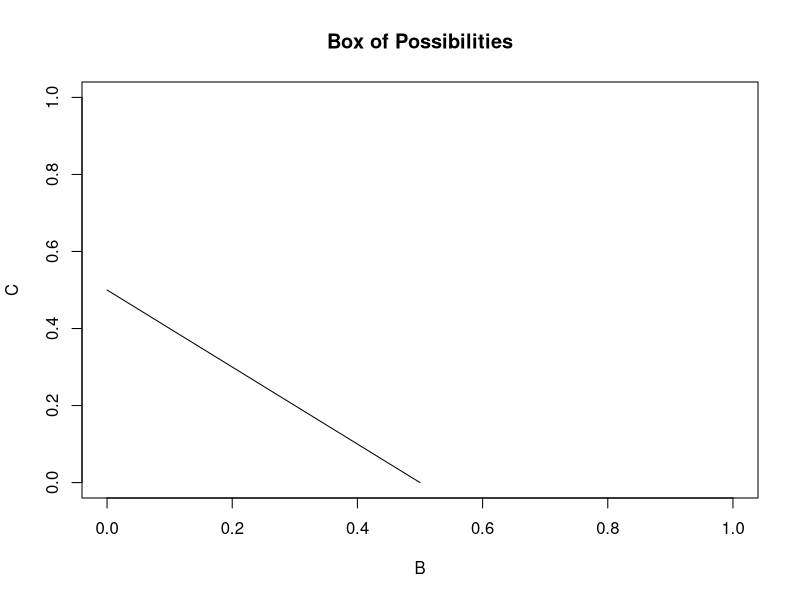
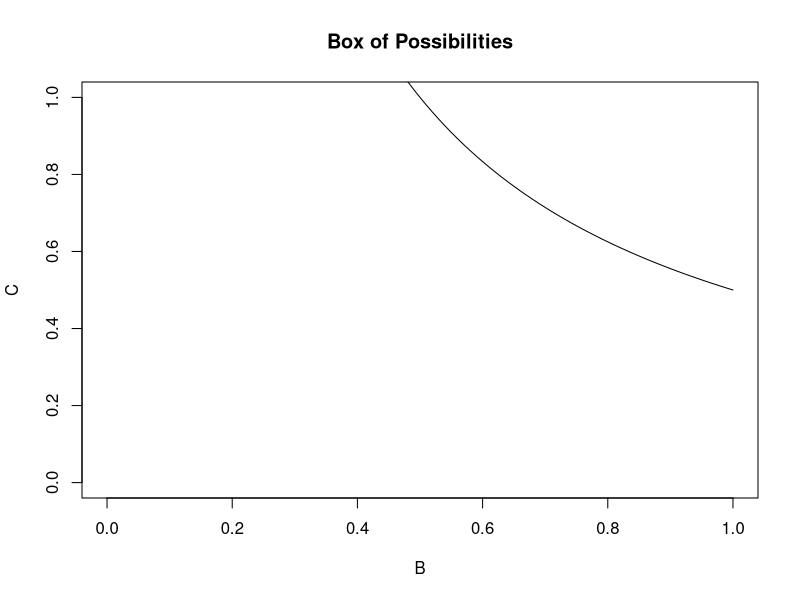
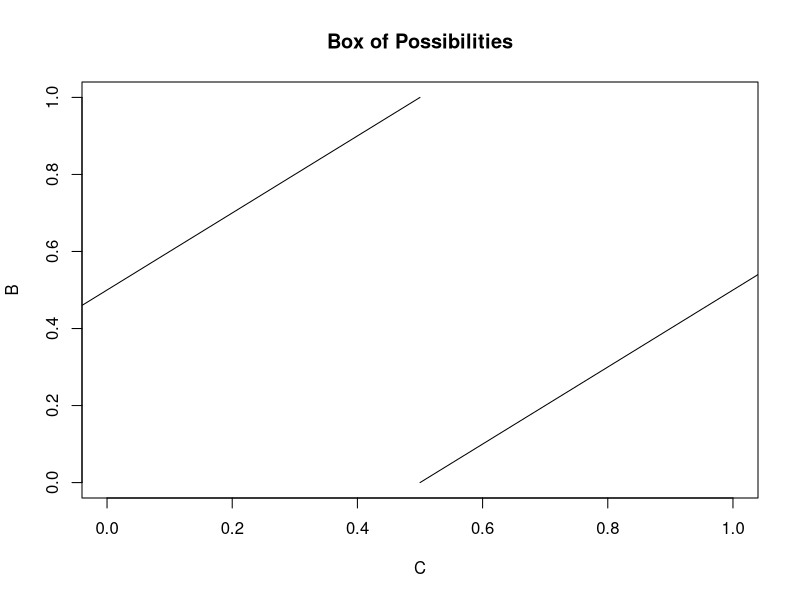

Reproduce these figures in R, in order.
## ---- chunk 1
knitr::opts_chunk$set(echo = TRUE)
## ---- chunk 2
B = seq(0,.5,0.05)
C = 0.5 - B

plot(B,C, type="l", main = "Box of Possibilities", ylim = c(0,1), xlim = c(0,1))
## ---- chunk 3
set.seed("1234567890")
runs = 10000

i = 0
success = 0
while(i<runs){
  
  i = i + 1
  B = runif(1)
  C = runif(1)
  
  if(B + C < 0.5){
    
    success = success + 1
    
  }
  
}

print(success/runs)
## ---- chunk 4
B = seq(0,1,0.01)
C = 0.5/B

plot(B,C, type="l", main = "Box of Possibilities", ylim = c(0,1), xlim = c(0,1))
## ---- chunk 5
set.seed("1234567890")
runs = 10000

i = 0
success = 0
while(i<runs){
  
  i = i + 1
  B = runif(1)
  C = runif(1)
  
  if(B * C < 0.5){
    
    success = success + 1
    
  }
  
}

print(success/runs)

## ---- chunk 6
B = seq(0,1,0.01)
C = B - 0.5
C2 = B + 0.5
plot(C,B, type="l", main = "Box of Possibilities", ylim = c(0,1), xlim = c(0,1))
lines(C2,B, type="l", main = "Box of Possibilities", ylim = c(0,1), xlim = c(0,1))
## ---- chunk 7
set.seed("1234567890")
runs = 10000

i = 0
success = 0
while(i<runs){
  
  i = i + 1
  B = runif(1)
  C = runif(1)
  
  if(((B - C)**2)**.5 < 0.5){
    
    success = success + 1
    
  }
  
}

print(success/runs)


## ---- chunk 8
set.seed("1234567890")
runs = 10000

i = 0
success = 0
while(i<runs){
  
  i = i + 1
  B = runif(1)
  C = runif(1)
  
  if(max(B,C)< 0.5){
    
    success = success + 1
    
  }
  
}

print(success/runs)


## ---- chunk 9
set.seed("1234567890")
runs = 10000

i = 0
success = 0
while(i<runs){
  
  i = i + 1
  B = runif(1)
  C = runif(1)
  
  if(min(B,C)< 0.5){
    
    success = success + 1
    
  }
  
}

print(success/runs)


